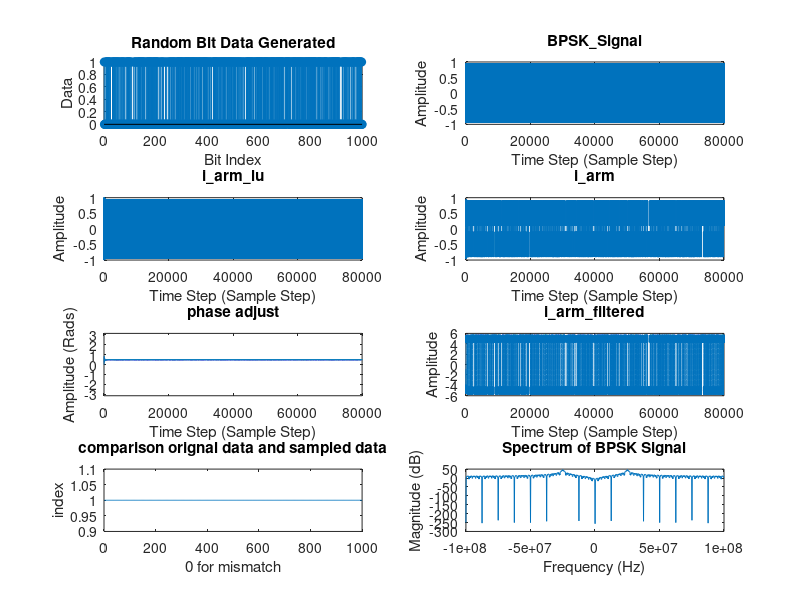
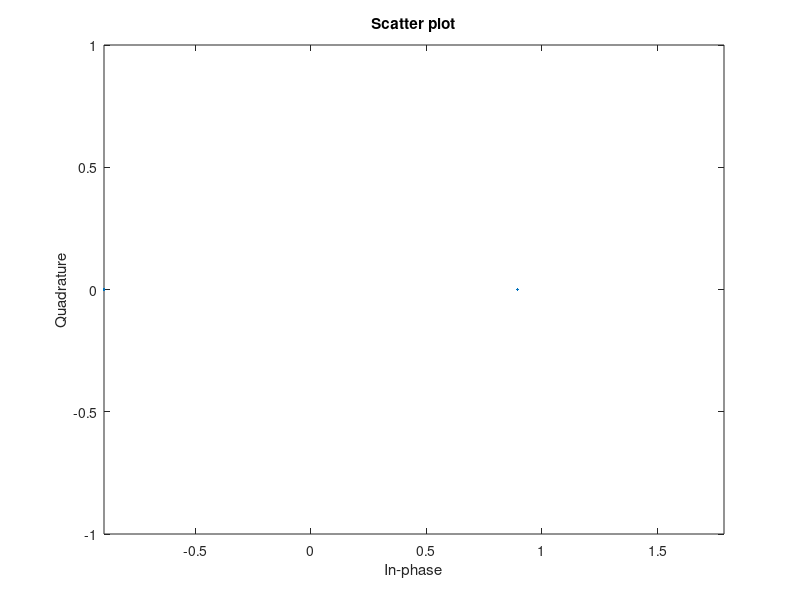

MATLAB code for these plots, in order:
    % Written by Anderson Hsieh, 2025/01/01
% based off https://www.mathworks.com/matlabcentral/fileexchange/32956-costas-loop
% with modifications
% TODO : look into lpf integrator depth and the phase adjustment step

% ------------------------------------------------------------------------
% --------------------------Input Parameters------------------------------
% ------------------------------------------------------------------------
symbol_rate = 2500000;                      % symbol rate (symbol/second)
bits_per_symbol = 1;                        % bits/symbol, 1 for bpsk
bit_rate = bits_per_symbol*symbol_rate;     % bits per second
fs = 200000000;                             % sampling frequency
fc = 25000000;                              % carrier frequency
sps = fs / bit_rate;                        % samples per symbol
tx_phase_offset = 2*pi*rand;
lpf_taps = 10;                              % depth of our integrator LPF

t = 0:(sps*1000-1);             % time vector, we want time to start at 0. 
                                % Each element of the vector is a time step, 
                                % not 1 second. if you really want to think 
                                % of it in terms of seconds, each time step
                                % would be 1/fs seconds.
                                % 1000 bits regardless of any other params
                                
% PI Filter Parameters
Kp = 0.001;   % Proportional gain
Ki = 0.0001; % Integral gain

% ------------------------------------------------------------------------
% --------------------------Modulation------------------------------------
% ------------------------------------------------------------------------
% generate random data
bit_data = randi([0, 1], 1, length(t)/sps);

% map data to constellation 
mapped_data = repelem((2*bit_data-1), sps);  

% carrier signal with phase offset     
carrier = cos(2*pi*fc*t/fs + tx_phase_offset);            

% modulate the signal
bpsk_signal = mapped_data.*carrier;

% ------------------------------------------------------------------------
% --------------------------Demodulation----------------------------------
% ------------------------------------------------------------------------
N = length(bpsk_signal);  
phi = zeros(1,N);            % Phase vector of NCO ouptut
i_arm = zeros(1,N); 
q_arm = zeros(1,N);
i_arm_lu = zeros(1,N);
q_arm_lu = zeros(1,N);
i_arm_filtered = zeros(1,N);
q_arm_filtered = zeros(1,N);
integral_error = zeros(1,N);
phase_error = zeros(1,N);

for i = 1:N
    if i>1
       % Phase error calculation
       phase_error(i-1) = q_arm_filtered(i-1) * i_arm_filtered(i-1);
       
       % PI control
       control_signal = Kp * phase_error(i-1) + Ki * integral_error(i-1);
       integral_error(i) = integral_error(i-1) + phase_error(i-1);

       % Update NCO phase
       phi(i) = phi(i-1) - control_signal;
    end
    i_arm_lu(i) = cos(2*pi*fc*t(i)/fs  + phi(i));
    q_arm_lu(i) = sin(2*pi*fc*t(i)/fs  + phi(i));
    i_arm(i) = bpsk_signal(i) * i_arm_lu(i);
    q_arm(i) = bpsk_signal(i) * q_arm_lu(i);

% -----------------------INTEGRATOR (used as LPF)-------------------------
    % summing previous 10 (Tc/Ts) values        
    for j = i-(lpf_taps-1):i
        if (j < 1)
            continue
        end
        i_arm_filtered(i) = i_arm_filtered(i) + i_arm(j);
        q_arm_filtered(i) = q_arm_filtered(i) + q_arm(j);
    end
%-------------------------------------------------------------------------  
end

% ------------------------------------------------------------------------
% ---------------------Resample Demodulated data--------------------------
% ------------------------------------------------------------------------
sample_offset = 39;
i = 1 + sample_offset;
index_counter = 1;
sampled_data = zeros(1,length(bit_data));
while (i < length(i_arm_filtered))
    % reverse the polarity when sampling
    % -1 -> 1
    %  1 -> 0
    sampled_data(index_counter) = (1-sign(i_arm_filtered(i)))/2;
    index_counter = index_counter + 1;
    i = i + sps;
end

% ------------------------------------------------------------------------
% -----------------------------Ploting------------------------------------
% ------------------------------------------------------------------------
subplot(4, 2, 1);
stem(bit_data, 'filled');
title('Random Bit Data Generated');
xlabel('Bit Index');
ylabel('Data');

%subplot(4, 2, 2);
%stem(mapped_data, 'filled');
%title('mapped\_data');
%xlabel('Time Step (Sample Step)');
%ylabel('Amplitude');

subplot(4, 2, 2);
plot(t,bpsk_signal);
title('BPSK\_Signal');
xlabel('Time Step (Sample Step)');
ylabel('Amplitude');

subplot(4, 2, 3);
plot(t,i_arm_lu);
title('i\_arm\_lu');
xlabel('Time Step (Sample Step)');
ylabel('Amplitude');

subplot(4, 2, 4);
plot(t,i_arm);
title('i\_arm');
xlabel('Time Step (Sample Step)');
ylabel('Amplitude');


subplot(4, 2, 5);
plot(t,phi);
ylim([-pi pi]);
title('phase adjust');
xlabel('Time Step (Sample Step)');
ylabel('Amplitude (Rads)');

%subplot(4, 2, 5);
%plot(t,q_arm_filtered);
%title('q\_arm\_filtered');
%xlabel('Time Step (Sample Step)');
%ylabel('Amplitude');

subplot(4, 2, 6);
plot(t,i_arm_filtered);
title('i\_arm\_filtered');
xlabel('Time Step (Sample Step)');
ylabel('Amplitude');

%subplot(4, 2, 6);
%stem(sampled_data, 'filled');
%title('sampled data after demodulation');
%xlabel('Bit Index');
%ylabel('Data');

% compare sampled data with original data
comparison_result = zeros(1,length(bit_data));
for i = 1:length(bit_data)
    % 0 for mismatch
    comparison_result(i) = bit_data(i) == sampled_data(i);
end

subplot(4, 2, 7);
plot(comparison_result);
title('comparison orignal data and sampled data');
xlabel('0 for mismatch');
ylabel('index');

nfft = 1024; % FFT size
frequencies = linspace(-fs/2, fs/2, nfft);
rf_spectrum = fftshift(abs(fft(bpsk_signal, nfft)));
subplot(4, 2, 8);
plot(frequencies, 20*log10(rf_spectrum));
title('Spectrum of BPSK Signal');
xlabel('Frequency (Hz)');
ylabel('Magnitude (dB)');

disp(['carrier phase offset at trasmitter side : ',...
    num2str(tx_phase_offset), ' rad/s']);
phase = phi(end);
disp(['final phase adjustment : ', num2str(phase), ' rad/s']);
disp(['number of data points: ', int2str(length(bit_data))]);
disp(['there are ', int2str(sum(comparison_result == 0)), ...
    ' mismatch between original data and sampled data, preamble not included in this simulation'])

scatterplot(bpsk_signal, sps);
